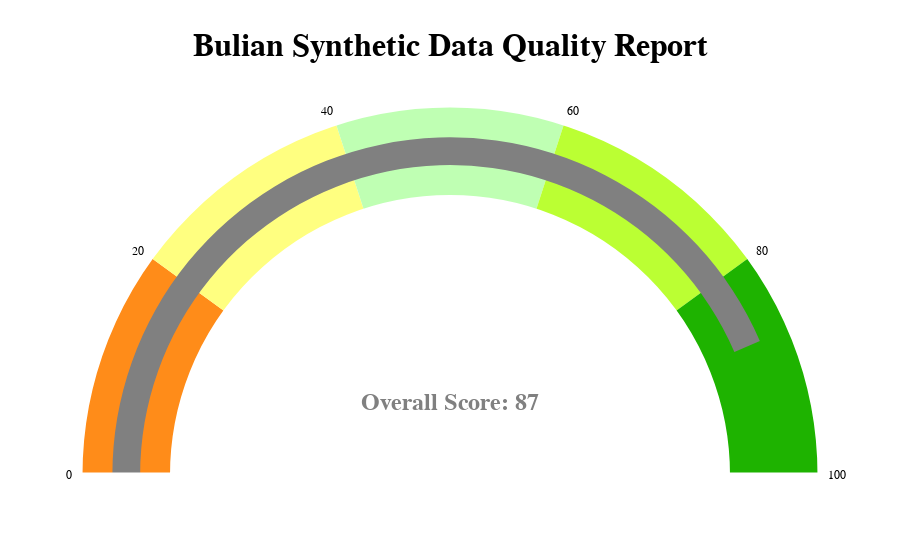
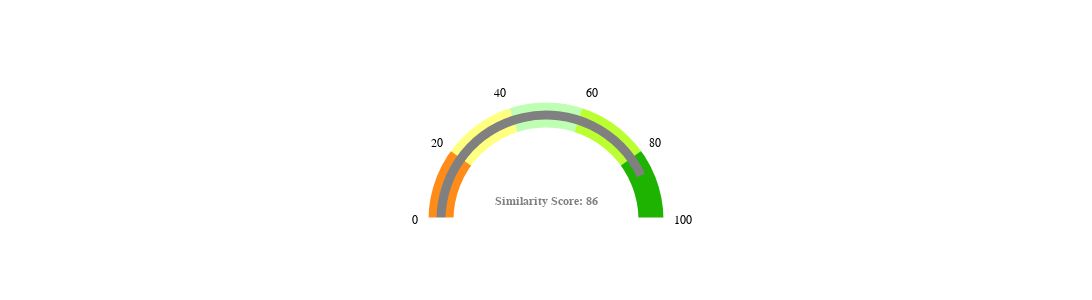

Notebook cell for these charts, in order:
### Markdown cell above
#### Report with ML efficacy metrics, as that is the key consideration in this case

### Code cell
get_full_report(churn, sample,discrete_columns,numeric_features,target='Exited')

### Figure 1 — Plotly figure (JSON) as saved in the notebook; plotly's stock layout.template omitted (floating-point values rounded to 4 significant figures)
{"data": [{"delta": {"font": {"size": 60}, "increasing": {"color": "white"}, "reference": 0}, "domain": {"x": [0, 1], "y": [0, 1]}, "gauge": {"axis": {"range": [null, 100], "tickcolor": "white", "tickwidth": 0}, "bar": {"color": "grey", "thickness": 0.3}, "bgcolor": "white", "bordercolor": "white", "borderwidth": 5, "steps": [{"color": "#FF8C19", "range": [0, 20]}, {"color": "#FFFF80", "range": [20, 40]}, {"color": "#BFFFB3", "range": [40, 60]}, {"color": "#BBFF33", "range": [60, 80]}, {"color": "#1EB300", "range": [80, 101]}], "threshold": {"line": {"color": "grey", "width": 4}, "thickness": 0, "value": 100}}, "mode": "gauge+number+delta", "number": {"font": {"color": "grey", "family": "'Oswald', sans-serif", "size": 24}, "prefix": "<b>Overall Score<b>: "}, "type": "indicator", "value": 87}], "layout": {"font": {"color": "black", "family": "'Oswald', sans-serif"}, "plot_bgcolor": "rgba(0,0,0,0)", "title": {"font": {"color": "black", "family": "'Oswald', sans-serif", "size": 32}, "text": "<b>Bulian Synthetic Data Quality Report<b>", "x": 0.5, "xanchor": "center", "y": 0.94, "yanchor": "top"}, "xaxis": {"range": [0, 1], "showgrid": false, "showticklabels": true}, "yaxis": {"range": [0, 1], "showgrid": false, "showticklabels": true}}}

### Figure 2 — Plotly figure (JSON) as saved in the notebook; plotly's stock layout.template omitted (floating-point values rounded to 4 significant figures)
{"data": [{"delta": {"font": {"size": 12}, "increasing": {"color": "white"}, "reference": 0}, "domain": {"x": [0, 1], "y": [0, 1]}, "gauge": {"axis": {"range": [null, 100], "tickcolor": "white", "tickwidth": 0}, "bar": {"color": "grey", "thickness": 0.3}, "bgcolor": "white", "bordercolor": "white", "borderwidth": 5, "steps": [{"color": "#FF8C19", "range": [0, 20]}, {"color": "#FFFF80", "range": [20, 40]}, {"color": "#BFFFB3", "range": [40, 60]}, {"color": "#BBFF33", "range": [60, 80]}, {"color": "#1EB300", "range": [80, 101]}], "threshold": {"line": {"color": "grey", "width": 6}, "thickness": 0, "value": 100}}, "mode": "gauge+number+delta", "number": {"font": {"color": "grey", "family": "'Oswald', sans-serif", "size": 12}, "prefix": "<b>Similarity Score<b>: "}, "type": "indicator", "value": 86}], "layout": {"autosize": false, "font": {"color": "black", "family": "'Oswald', sans-serif"}, "height": 300, "plot_bgcolor": "rgba(0,0,0,0)", "title": {"text": ""}, "width": 1200, "xaxis": {"range": [0, 1], "showgrid": false, "showticklabels": true}, "yaxis": {"range": [0, 1], "showgrid": false, "showticklabels": true}}}
